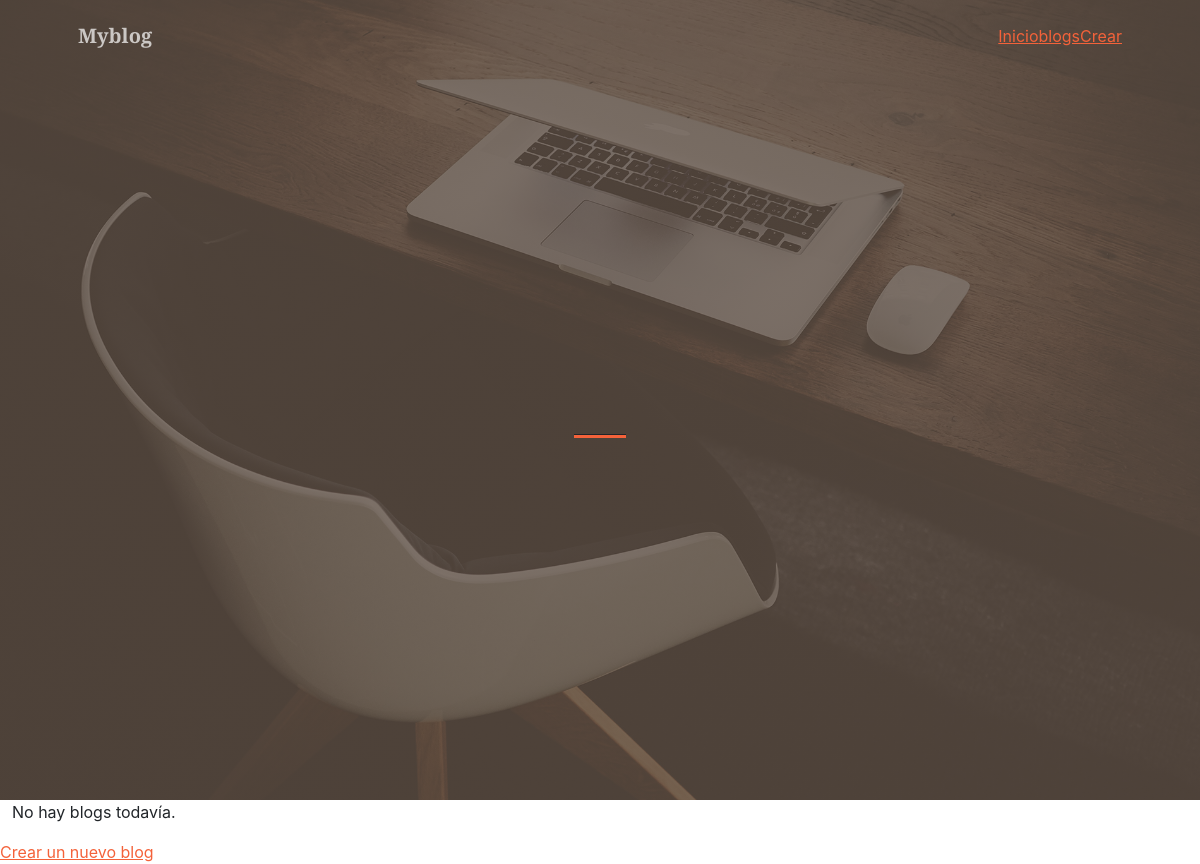
The page /appblogs/ on the database as committed earlier.
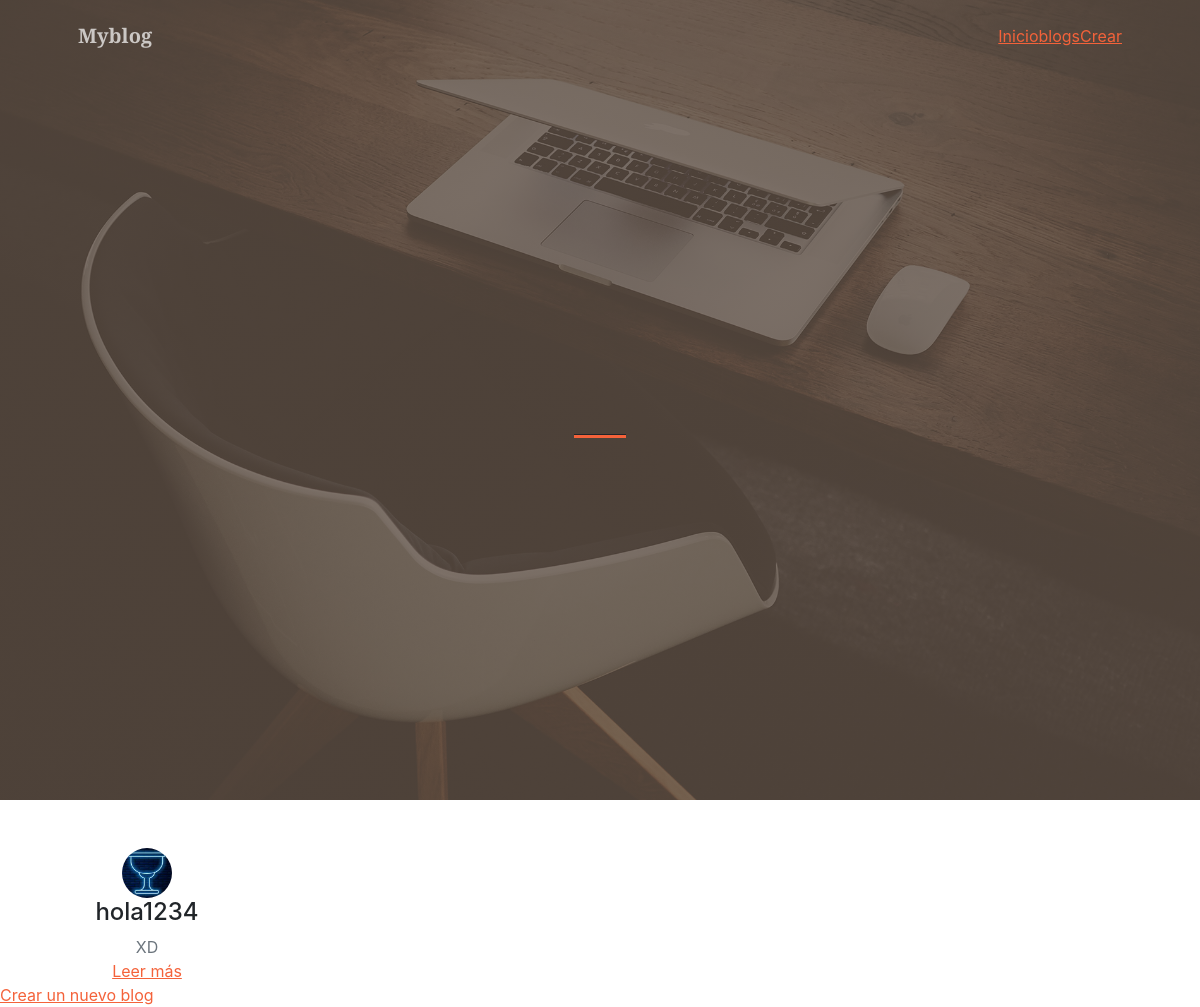
The same page on the database as committed later.
### blogs/models.py (models this page shows, shortened)
class Blogs(models.Model):
    title = models.CharField(max_length=200)
    content = models.TextField()
    created_at = models.DateTimeField(auto_now_add=True)
    updated_at = models.DateTimeField(auto_now=True)
    avatar = models.ImageField(upload_to='blog_imagen/', default='blog_imagen/default_imagen.jpg')

### blogs/views.py (the view)
# urls.py: path('', views.index, name='index'),
def index(request):
    blogs = Blogs.objects.order_by('-created_at')
    context = {'blogs': blogs}
    return render(request, 'blogs_app/index.html', context)

### blogs/templates/blogs_app/index.html
{% extends 'blogs_app/base.html' %}
{% block content %}
  <div class="row">
    {% for blog in blogs %}
      <div class="col-lg-3 col-md-6 text-center">
        <div class="mt-5">
          <img src="{{ blog.avatar.url }}" alt="{{ blog.title }} avatar" style="width: 50px; height: 50px; border-radius: 50%; overflow: hidden;">
          <h3 class="h4 mb-2">{{ blog.title }}</h3>
          <p class="text-muted mb-0">{{ blog.content }}</p>
          <a href="{% url 'blog:detail' blog.id %}">Leer más</a>
        </div>
      </div>
    {% empty %}
      <p>No hay blogs todavía.</p>
    {% endfor %}
  </div>
  <a href="{% url 'blog:create' %}">Crear un nuevo blog</a>
{% endblock %}

Rows that differ between the two databases and show on the page:
added Blogs: avatar (placeholder picture), title "hola1234", content "XD"
Other text that changed with them:
text no longer shown: "No hay blogs todavía."
